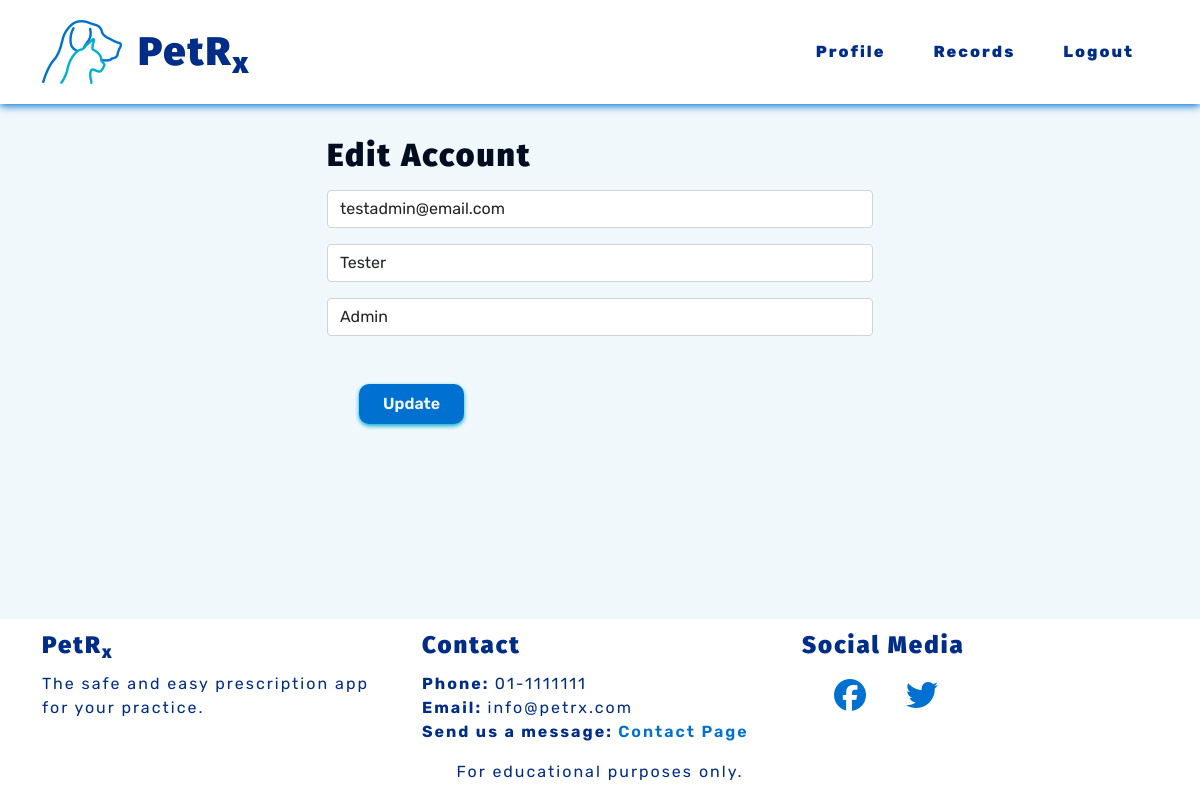
Screenshot of /edit-profile/ (signed in) with the database file from the repository.
### vetprofiles/models.py (models this page shows, shortened)
class Vet(AbstractBaseUser):
    email = models.EmailField(verbose_name="email", max_length=80, unique=True)
    first_name = models.CharField(max_length=30, blank=False)
    last_name = models.CharField(max_length=30, blank=False)
    last_login = models.DateTimeField(verbose_name='last login', auto_now=True)
    is_admin = models.BooleanField(default=False)
    is_active = models.BooleanField(default=False)
    is_staff = models.BooleanField(default=False)
    is_superuser = models.BooleanField(default=False)
    USERNAME_FIELD = 'email'
    REQUIRED_FIELDS = ['first_name', 'last_name', ]
    objects = AccountsManager()

### petrx/decorators.py (the view)
    def wrapper(request, *args, **kwargs):
        if request.user.is_authenticated:
            if request.user.is_active:
                return function(request, *args, **kwargs)
            else:
                return render(request, 'vetprofiles/restricted.html')
        else:
            return redirect('vetprofiles:login')

### vetprofiles/forms.py (shortened to what this page needs)
class AccountUpdateForm(forms.ModelForm):
    class Meta:
        model = Vet
        fields = ('email', 'first_name', 'last_name')

### vetprofiles/views.py (called while the page is built)
@vet_login_and_active
def edit_profile(request):
    if request.POST:
        form = AccountUpdateForm(request.POST, instance=request.user)
        if form.is_valid():
            form.initial = {
                'email': request.POST['email'],
                'first_name': request.POST['first_name'],
                'last_name': request.POST['last_name'],
            }
            form.save()
            return redirect('vetprofiles:profile')
    else:
        form = AccountUpdateForm(
            initial={
                'email': request.user.email,
                'first_name': request.user.first_name,
                'last_name': request.user.last_name,
            }
        )
    context = {'edit_form': form}
    return render(request, 'vetprofiles/edit_profile.html', context)

### vetprofiles/templates/vetprofiles/edit_profile.html (shortened to what this page needs)
{% extends 'base.html' %}
{% block content %}
<section class="container-md d-flex justify-content-center">
    <div class="col-md-6">
        <h2>Edit Account</h2>
        <form method="POST">
            <div class="mb-3">
                <input type="email" name="email" id="inputEmail" class="form-control" placeholder="Email Address"
                    value="{{ edit_form.initial.email }}" required autofocus>
            </div>
            <div class="mb-3">
                <input type="text" name="first_name" id="inputFirstName" class="form-control" placeholder="First Name"
                    value="{{ edit_form.initial.first_name }}" required>
            </div>
            <div class="mb-3">
                <input type="text" name="last_name" id="inputLastName" class="form-control" placeholder="Last Name"
                    value="{{ edit_form.initial.last_name }}" required>
            </div>
            <button class="pet-btns" type="submit">Update</button>
        </form>
    </div>
</section>
{% endblock content %}

### static/css/style.css (style rules this page uses)
:root { --site-white: #f1f8fc; --site-black: #000d21; --site-dark-blue: #002d88; --site-light-blue: #0071d1; --site-turquoise: #00b0cf; }
html { height: 100%; }
body { font-family: "Rubik", sans-serif; color: var(--site-black); font-size: 1rem; letter-spacing: 2px; background: var(--site-white); }
h1, h2, h3, h4 { font-family: "Fira Sans", "Rubik", sans-serif; font-weight: 900; margin-top: 0.5em; margin-bottom: 0.5em; }
button { border: none; }
.pet-btns { cursor: pointer; display: inline-block; background-color: var(--site-light-blue); color: var(--site-white); letter-spacing: 0px; font-weight: 600; padding: 0.5em 1.5em; margin: 2em; border: none; border-radius: 10px; box-shadow: 0 2px 4px 0 var(--site-turquoise); transition: all .2s linear; }

### rows the page displays
Vet: email "testadmin@email.com", first_name "Tester", last_name "Admin"
